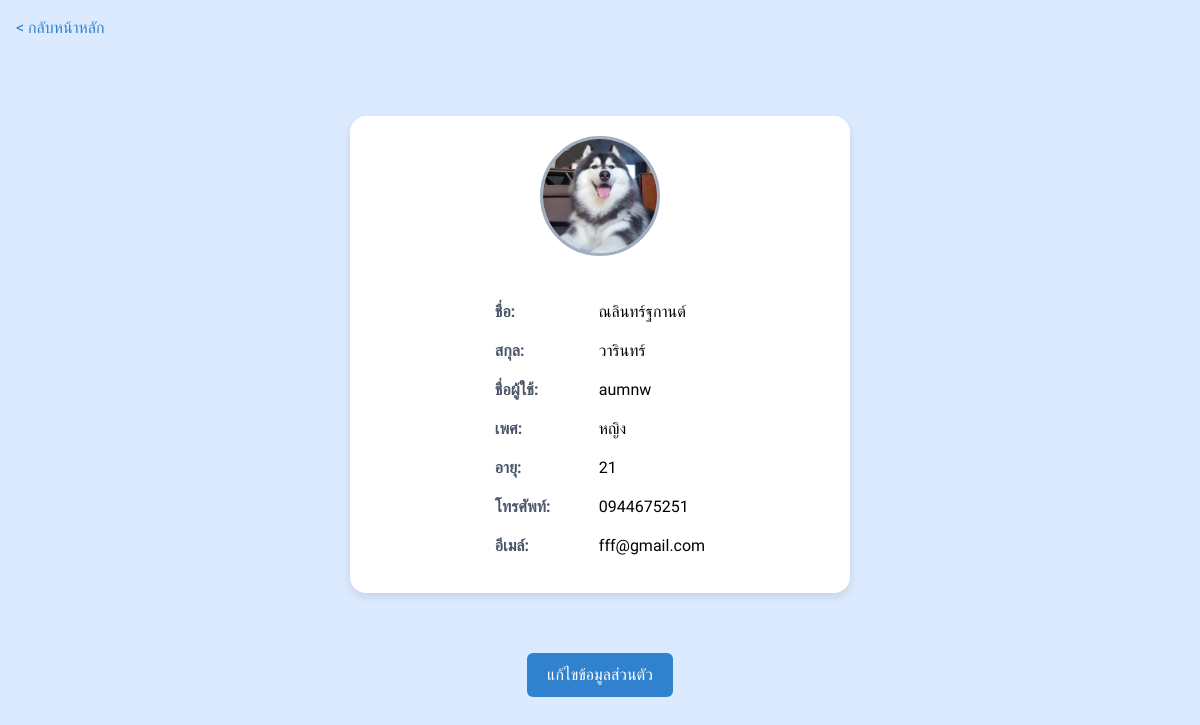
The page /user_profile/ (signed in) on the database as committed earlier.
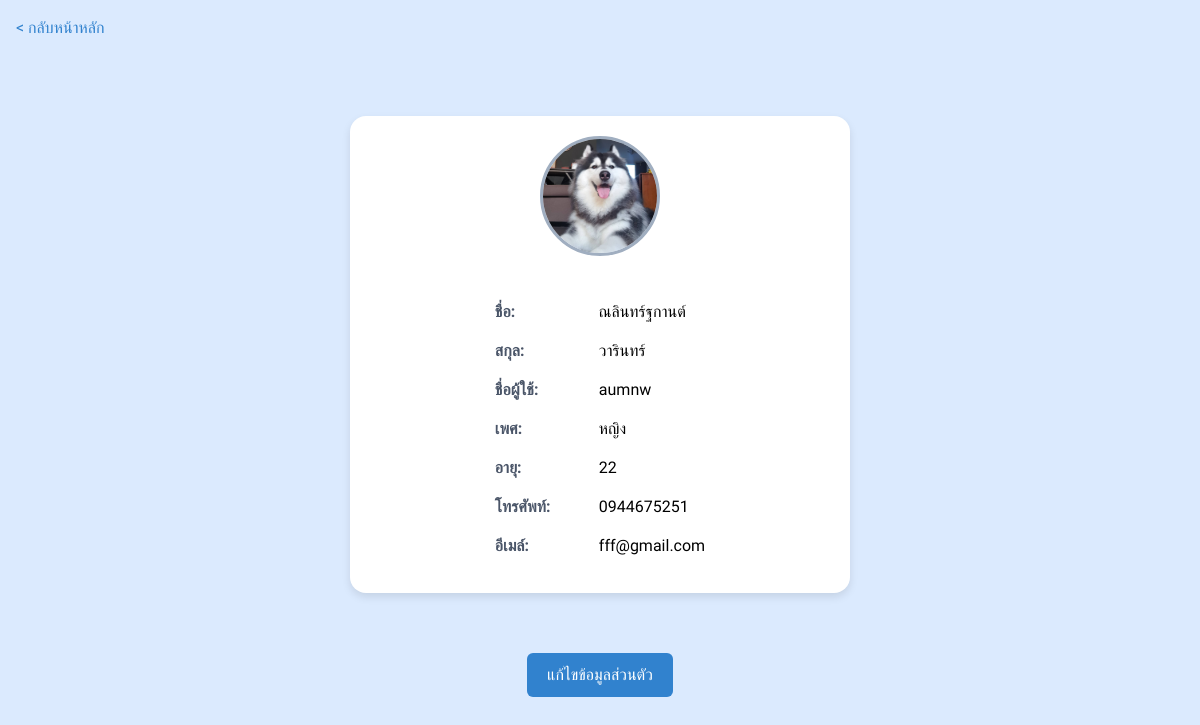
The same page on the database as committed later.
### accounts/models.py (models this page shows)
class Profile(models.Model):
    ROLE_CHOICES = [
        ('User', 'User'),
        ('Admin', 'Admin'),
        ('Expert', 'Expert'),
        ('Seller', 'Seller'),
    ]
    user = models.OneToOneField(User, on_delete=models.CASCADE, related_name='profile')  # เชื่อมกับ User
    role = models.CharField(max_length=10, choices=ROLE_CHOICES, default='User')  # บทบาทของผู้ใช้
    address = models.CharField(max_length=255, blank=True, null=True)  # ที่อยู่
    phone_number = models.CharField(max_length=10, blank=True, null=True)  # เบอร์โทรศัพท์
    skin_problem = models.TextField(blank=True, null=True)  # ปัญหาผิว
    image = models.ImageField(upload_to='profile_pics/', blank=True, null=True)  # รูปโปรไฟล์
    age = models.IntegerField(blank=True, null=True)  # อายุ
    gender = models.CharField(max_length=10, blank=True, null=True)  # เพศ
    def __str__(self):
        return f'{self.user.username} Profile'

### accounts/views.py (the view)
# urls.py: path('user_profile/', views.user_profile, name='user_profile'),  # ดูโปรไฟล์
@login_required
def user_profile(request):
    try:
        profile = Profile.objects.get(user=request.user)
        print(profile)
        if profile.role == 'Expert':
            return redirect('expert_profile')
        elif profile.role == 'Seller':
            return redirect('seller_profile')
        else:
            return render(request, 'user_profile.html', {'profile': profile})
    except Profile.DoesNotExist:
        return render(request, 'error.html', {'message': 'โปรไฟล์ไม่พบ'})

### templates/user_profile.html (shortened to what this page needs)
{% load static %}
<!DOCTYPE html>
<html lang="th">
<head>
    <script src="https://cdn.tailwindcss.com"></script>
</head>
<body class="bg-blue-100">
    <div class="p-4">
        <a href="{% url 'user_home' %}" class="back-button">&lt; กลับหน้าหลัก</a>
    </div>
    <div class="profile-container">
        <div class="flex flex-col items-center">
            <div class="profile-picture relative">
                {% if user.profile.image %}
                    <img src="{{ user.profile.image.url }}" alt="Profile Picture">
                {% else %}
                    <img src="{% static 'images/user-icon.png' %}" alt="Default Profile Picture">
                {% endif %}
            </div>
            <div class="user-info mt-6">
                <div>
                    <label>ชื่อ:</label>
                    <span>{{ user.first_name }}</span>
                </div>
                <div>
                    <label>สกุล:</label>
                    <span>{{ user.last_name }}</span>
                </div>
                <div>
                    <label>ชื่อผู้ใช้:</label>
                    <span>{{ user.username }}</span>
                </div>
                <div>
                    <label>เพศ:</label>
                    <span>{{ profile.gender }}</span>
                </div>
                <div>
                    <label>อายุ:</label>
                    <span>{{ profile.age }}</span>
                </div>
                <div>
                    <label>โทรศัพท์:</label>
                    <span>{{ profile.phone_number }}</span>
                </div>
                <div>
                    <label>อีเมล์:</label>
                    <span>{{ user.email }}</span>
                </div>
            </div>
        </div>
    </div>
    <div class="text-center mt-4">
        <a href="{% url 'edit_profile' %}" class="edit-button">แก้ไขข้อมูลส่วนตัว</a>
    </div>
</body>
</html>

Rows that differ between the two databases and show on the page:
changed Profile "หญิง": age "21" → "22"
